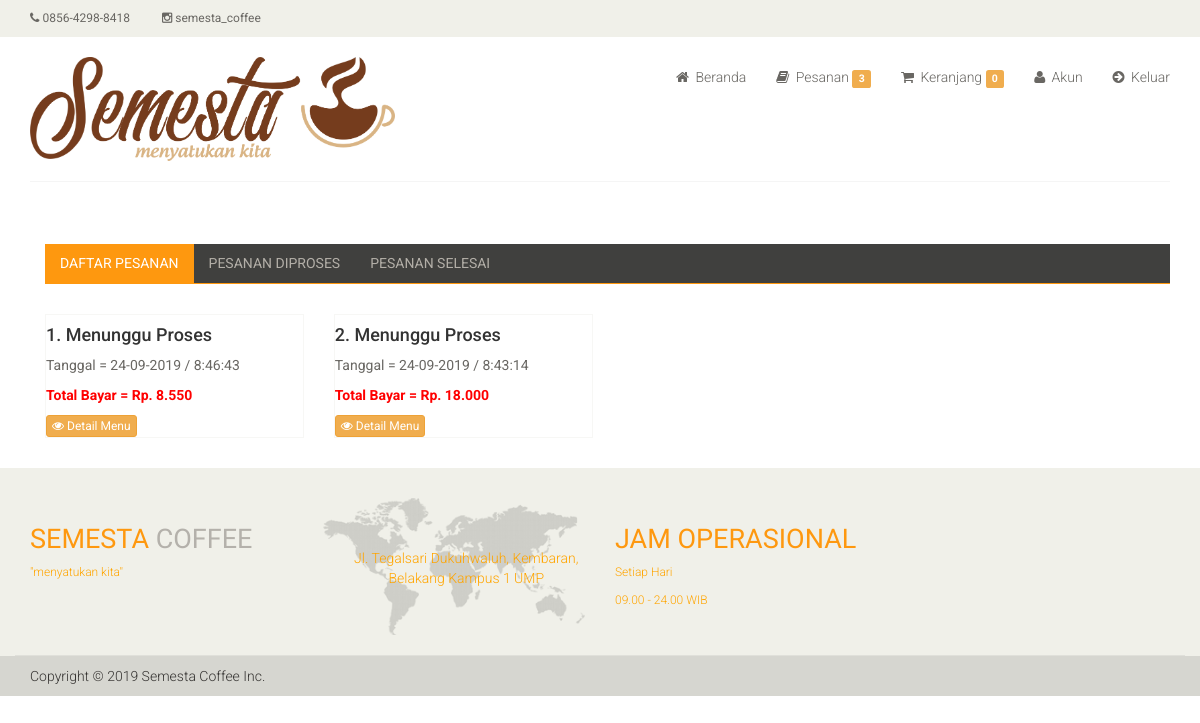
Before: /ee11cbb19052e40b07aac0ca060c23ee/index.php?i=list_pemesanan (signed in) with the older database file.
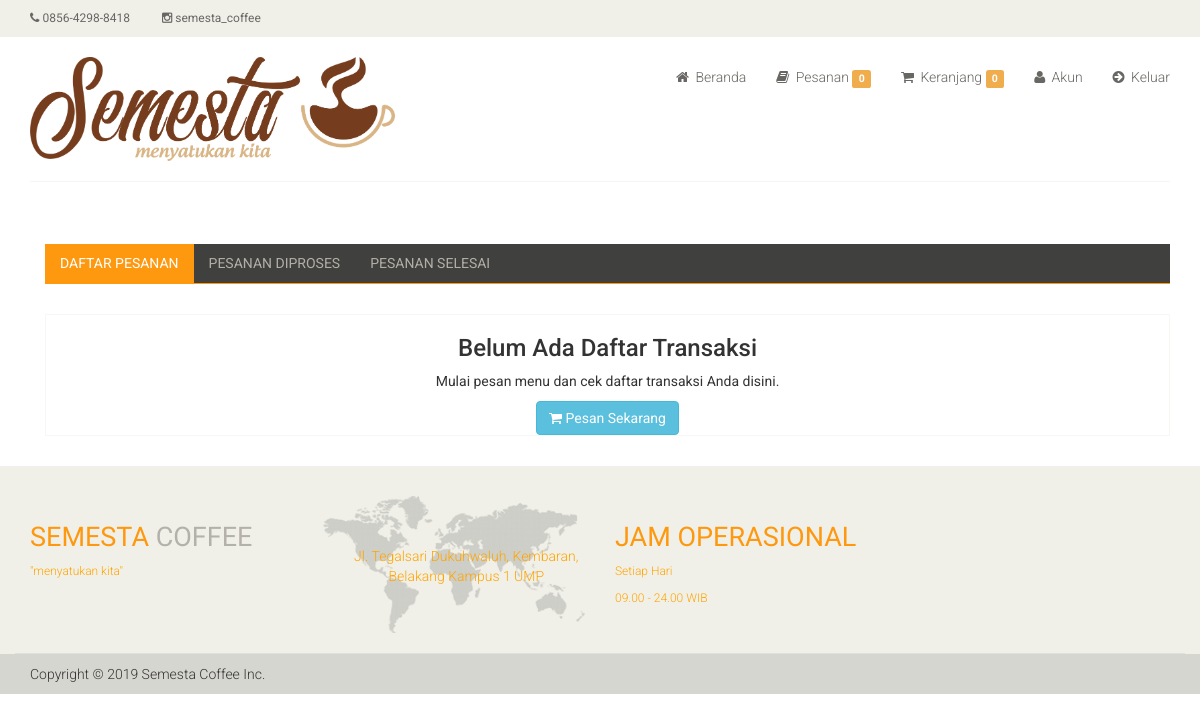
After: the same page with the newer database file.
### tables this page shows
CREATE TABLE `t_pemesanan` (
  `pemesanan_id` int(11) NOT NULL,
  `user_id` int(11) NOT NULL DEFAULT '0',
  `id_meja` int(11) NOT NULL,
  `total` varchar(11) NOT NULL DEFAULT '',
  `status_id` int(11) NOT NULL DEFAULT '0',
  `tanggal` datetime NOT NULL DEFAULT '0000-00-00 00:00:00',
  `jenis_pemesanan_id` int(11) NOT NULL DEFAULT '0',
  `time` int(11) DEFAULT NULL
);

### functions.php (called while the page is built, shortened)
<?php
function getRealIpAddr()
{
    if (!empty($_SERVER['HTTP_CLIENT_IP'])) {
        $ip = $_SERVER['HTTP_CLIENT_IP'];
    } elseif (!empty($_SERVER['HTTP_X_FORWARDED_FOR'])) {
        $ip = $_SERVER['HTTP_X_FORWARDED_FOR'];
    } else {
        $ip = $_SERVER['REMOTE_ADDR'];
    }
    return $ip;
}

### ee11cbb19052e40b07aac0ca060c23ee/list_pemesanan.php (the view, shortened to what this page needs)
<section>
	<div class="container">
		<div class="row">
			<div class="col-sm-12 padding-right">
				<div class="category-tab">
					<div class="col-sm-12">
						<ul class="nav nav-tabs">
							<li class="active"><a href="#pesanan" data-toggle="tab">Daftar Pesanan</a></li>
							<li><a href="#proses" data-toggle="tab">Pesanan Diproses</a></li>
							<li><a href="#selesai" data-toggle="tab">Pesanan Selesai</a></li>
						</ul>
					</div>
					<div class="tab-content">
						<div class="tab-pane fade active in" id="pesanan">
							<?php
							$sqlnum = mysqli_query($koneksi, "SELECT a.*, b.* FROM t_pemesanan a
												  			  LEFT OUTER JOIN t_keranjang b on a.pemesanan_id = b.pemesanan_id
															  WHERE status_id = '2' AND a.user_id = '$_SESSION[id]'");
							$sqldata = mysqli_query($koneksi, "SELECT * FROM t_pemesanan
															   WHERE status_id = '2' AND user_id = '$_SESSION[id]' ORDER BY pemesanan_id DESC");
							$num = mysqli_num_rows($sqlnum);
							$no = 1;
							if ($num == 0) {
								?>
								<div class="col-sm-12">
									<div class="product-image-wrapper">
										<div class="single-products">
											<center>
												<h3>Belum Ada Daftar Transaksi</h3>
												<p>Mulai pesan menu dan cek daftar transaksi Anda disini.</p>
												<a href="?i=" class="btn btn-info pull-center"><i class="fa fa-shopping-cart"></i> Pesan Sekarang</a>
											</center>
										</div>
									</div>
								</div>
								<?php
								} else {
									while ($data = mysqli_fetch_array($sqldata)) {
										?>
									<div class="col-sm-3">
										<div class="product-image-wrapper">
											<div class="single-products">
												<div class="productinfo text-left">
													<h4><?php echo $no ?>. Menunggu Proses</h4>
													<p>Tanggal = <?php echo date('d-m-Y', strtotime($data['tanggal'])) ?> / <?php echo date('G:i:s', strtotime($data['tanggal'])) ?></p>
													<p style="color: red; font-weight: bold;">Total Bayar = Rp. <?php echo number_format($data['total'], 0, ',', '.') ?></p>
													<a href="?i=detail-pemesanan&id=<?php echo $data['pemesanan_id'] ?>" class="btn btn-warning btn-xs pull-left"><i class="fa fa-eye"></i> Detail Menu</a>
												</div>
											</div>
										</div>
									</div>
							<?php
									$no++;
								}
							}
							?>
						</div>
					</div>
				</div>
			</div>
		</div>
	</div>
</section>

### ee11cbb19052e40b07aac0ca060c23ee/index.php (shortened to what this page needs)
<?php
require_once("../functions.php");
if (empty($_SESSION['id'])) {
	?>
	<script>
		window.location = "../";
		alert("Silahkan Login Terlebih Dahulu!!!");
		// Swal.fire({
		// 	title: 'Silahkan login dulu yaa kak,',
		// 	animation: false,
		// 	customClass: {
		// 		popup: 'animated tada'
		// 	},
		// 	text: "",
		// 	type: 'warning',
		// 	showCancelButton: false,
		// 	confirmButtonColor: '#FFA500',
		// 	confirmButtonText: 'Yaa, login'
		// }).then((result) => {
		// 	if (result.value) {
		// 		window.location = "../";
		// 	}
		// })
	</script>
	<?php
	} else {
		$a = mysqli_query($koneksi, "SELECT * FROM m_user WHERE user_id = '$_SESSION[id]'");
		$h = mysqli_fetch_array($a);
		if ($h['level_id'] != 2) {
			header("Location: ../login_val.php?lv=$h[level_id]");
		} else {
			?>
		<!DOCTYPE html>
		<html lang="en">
		<head>
			<link href="../css/bootstrap.min.css" rel="stylesheet">
			<link href="../css/font-awesome.min.css" rel="stylesheet">
			<link href="../css/prettyPhoto.css" rel="stylesheet">
			<link href="../css/price-range.css" rel="stylesheet">
			<link href="../css/animate.css" rel="stylesheet">
			<link href="../css/main.css" rel="stylesheet">
			<link href="../css/responsive.css" rel="stylesheet">
		</head>
		<body>
			<header id="header">
				<div class="header_top">
					<div class="container">
						<div class="row">
							<div class="col-sm-6">
								<div class="contactinfo">
									<ul class="nav nav-pills">
										<li><a href="#"><i class="fa fa-phone"></i> 0856-4298-8418</a></li>
										<li><a href="https://www.instagram.com/semesta_coffee/" target="_blank"><i class="fa fa-instagram"></i> semesta_coffee</a></li>
									</ul>
								</div>
							</div>
						</div>
					</div>
				</div>
				<div class="header-middle">
					<div class="container">
						<div class="row">
							<div class="col-sm-4">
								<div class="logo pull-left">
									<a href="?i="><img class="img img-responsive" src="../images/logo_header.png" width="390" height="95"></a>
								</div>
							</div>
							<div class="col-sm-8">
								<div class="shop-menu pull-right">
									<ul class="nav navbar-nav">
										<?php
												$sker = mysqli_query($koneksi, "SELECT * FROM t_keranjang WHERE user_id = '$_SESSION[id]' AND ip  = '" . getRealIpAddr() . "'  and pemesanan_id = 1");
												$nker = mysqli_num_rows($sker);
												$sker1 = mysqli_query($koneksi, "SELECT * FROM t_pemesanan a WHERE a.status_id < '5' AND a.user_id = '$_SESSION[id]'");
												$nker1 = mysqli_num_rows($sker1);
												?>
										<li><a href="?i=beranda"><i class="fa fa-home"></i> Beranda</a></li>
										<li><a href="?i=list_pemesanan"><i class="fa fa-book"></i> Pesanan
												<span class="label label-warning"><?php echo $nker1 ?></span></a></li>
										<li><a href="?i=keranjang"><i class="fa fa-shopping-cart"></i> Keranjang
												<span class="label label-warning"><?php echo $nker ?></span></a></li>
										<li><a href="?i=saya"><i class="fa fa-user"></i> Akun</a></li>
										<li><a href="../logout.php"><i class="fa  fa-arrow-circle-right"></i> Keluar</a></li>
									</ul>
								</div>
							</div>
						</div>
					</div>
				</div>
				<div class="header-bottom">
					<div class="container">
						<div class="row">
							<div class="col-sm-9">
							</div>
							<div class="col-sm-12">
							</div>
						</div>
					</div>
				</div>
			</header>
			<?php
					switch ($_GET['i']) {
							?>
				<?php
						case 'list_pemesanan':
							require_once('list_pemesanan.php');
							break;
							?>
				<?php
					}
					?>
				<footer id="footer">
					<div class="footer-top">
						<div class="container">
							<div class="row">
								<div class="col-sm-3">
									<div class="companyinfo">
										<h2><span>Semesta</span> Coffee</h2>
										<p style="color: orange;">"menyatukan kita"</p>
									</div>
								</div>
								<div class="col-sm-3">
									<div class="address">
										<img src="../images/home/map.png" alt="" />
										<p style="text-align:center; color: orange;">Jl. Tegalsari Dukuhwaluh, Kembaran, Belakang Kampus 1 UMP</p>
									</div>
								</div>
								<div class="col-sm-3">
									<div class="companyinfo">
										<h2><span>Jam Operasional</span></h2>
										<p style="color: orange;">Setiap Hari</p>
										<p style="color: orange;">09.00 - 24.00 WIB</p>
									</div>
								</div>
							</div>
						</div>
					</div>
					<div class="footer-bottom">
						<div class="container">
							<div class="row">
								<p class="pull-left">Copyright © 2019 Semesta Coffee Inc.</p>
							</div>
						</div>
					</div>
				</footer>
		</body>
		</html>
<?php
	}
}
?>

### css/main.css (style rules this page uses)
body { font-family: 'Roboto', sans-serif; background:; position: relative; font-weight:400px; }
ul li { list-style: none; }
a { -webkit-transition: 300ms; -moz-transition: 300ms; -o-transition: 300ms; transition: 300ms; }
h1, h2, h3, h4, h5, h6 { font-family: 'Roboto', sans-serif; }
.header_top { background: none repeat scroll 0 0 #F0F0E9; }
.contactinfo ul li:first-child { margin-left: -15px; }
.contactinfo ul li a { font-size: 12px; color: #696763; font-family: 'Roboto', sans-serif; }
.header-middle .container .row { border-bottom: 1px solid #f5f5f5; margin-left: 0; margin-right: 0; padding-bottom: 20px; padding-top: 20px; }
.header-middle .container .row .col-sm-4 { padding-left: 0; }
.header-middle .container .row .col-sm-8 { padding-right:0; }
.shop-menu ul li { display:inline-block; padding-left: 15px; padding-right: 15px; }
.shop-menu ul li:last-child { padding-right: 0; }
.shop-menu ul li a { background: #FFFFFF; color: #696763; font-family: 'Roboto', sans-serif; font-size: 14px; font-weight: 300; padding:0; padding-right: 0; margin-top: 10px; }
.shop-menu ul li a i { margin-right:3px; }
.header-bottom { padding-bottom: 30px; padding-top: 30px; }
#footer { background: #F0F0E9; }
.footer-top .container { border-bottom: 1px solid #E0E0DA; padding-bottom: 20px; }
.companyinfo { margin-top: 57px; }
.companyinfo h2 { color: #B4B1AB; font-family: abel; font-size: 27px; text-transform: uppercase; }
.companyinfo h2 span { color:#FE980F; }
.companyinfo p { color: #B3B3AD; font-family: 'Roboto', sans-serif; font-size: 12px; font-weight: 300; }
.footer-top .col-sm-3 { overflow: hidden; }
.address { margin-top: 30px; position: relative; overflow: hidden; }
.address img { width:100%; }
.address p { color: #666663; font-family: 'Roboto', sans-serif; font-size: 14px; font-weight: 300; left: 25px; position: absolute; top: 50px; }
.footer-bottom { background: #D6D6D0; padding-top: 10px; }
.footer-bottom p { color: #363432; font-family: 'Roboto', sans-serif; font-weight: 300; margin-left: 15px; }
.padding-right { padding-right: 0; }
.product-image-wrapper { border:1px solid #F7F7F5; overflow: hidden; margin-bottom:30px; }
.single-products { position: relative; }
.category-tab { overflow: hidden; }
.category-tab ul { background: #40403E; border-bottom: 1px solid #FE980F; list-style: none outside none; margin: 0 0 30px; padding: 0; width: 100%; }
.category-tab ul li a { border: 0 none; border-radius: 0; color: #B3AFA8; display: block; font-family: 'Roboto', sans-serif; font-size: 14px; text-transform: uppercase; }
.nav-tabs li.active a, .nav-tabs li.active a:hover, .nav-tabs li.active a:focus { -moz-border-bottom-colors: none; -moz-border-left-colors: none; -moz-border-right-colors: none; -moz-border-top-colors: none; background-color: #FE980F; border:0px; color: #FFFFFF; cursor: default; margin-right:0; margin-left:0; }
.nav-tabs li a { border: 1px solid rgba(0, 0, 0, 0); border-radius: 4px 4px 0 0; line-height: 1.42857; margin-right:0; }
.productinfo p { font-family: 'Roboto', sans-serif; font-size: 14px; font-weight: 400; color: #696763; }
.productinfo { position:relative; }

Changed rows visible on the page:
removed t_pemesanan: tanggal "24-09-2019", tanggal "8:46:43", total "8.550"
removed t_pemesanan: tanggal "24-09-2019", tanggal "8:43:14", total "18.000"
Other visible differences:
$nker1: "3" → "0"
text now shown: "Belum Ada Daftar Transaksi Mulai pesan menu dan cek daftar transaksi Anda disini. Pesan Sekarang"
